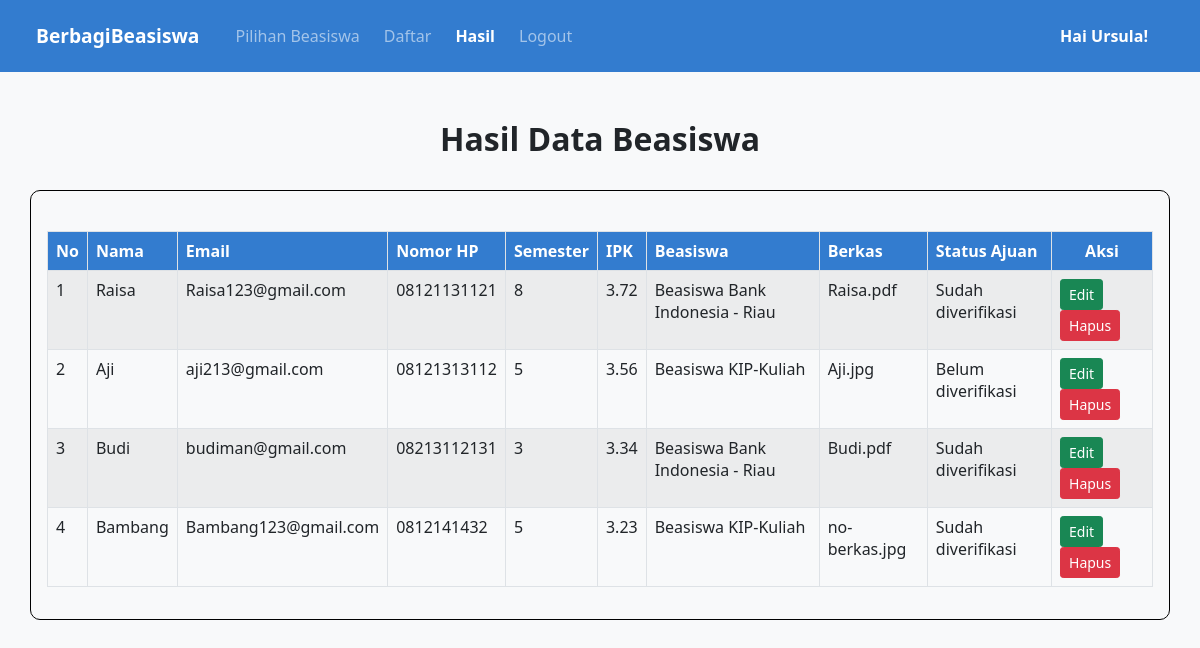
The app's page /index.php?p=hasil-beasiswa (signed in) with its own data.
### tables this page shows
CREATE TABLE `tbdaftar` (
  `id_pendaftar` int(11) NOT NULL,
  `nama` varchar(255) DEFAULT NULL,
  `email` varchar(255) DEFAULT NULL,
  `no_hp` varchar(15) DEFAULT NULL,
  `semester` int(1) DEFAULT NULL,
  `ipk` float DEFAULT NULL,
  `beasiswa` varchar(30) DEFAULT NULL,
  `berkas` varchar(255) DEFAULT NULL,
  `status_ajuan` varchar(30) DEFAULT NULL
);

### views/hasil-beasiswa.php (the view)
<?php
  include "./config/koneksi.php"
?>
<h2 class="text-center fw-bold p-4">Hasil Data Beasiswa</h2>
<div class="container p-3" style="border: 1px solid black; border-radius: 10px">
    <br />
    <table class="table table-bordered table-striped" >
        <thead class="text-white fw-bold" style="background-color: #337CCF !important;">
            <tr>
              <th>No</th>
              <th>Nama</th>
              <th>Email</th>
              <th>Nomor HP</th>
              <th>Semester</th>
              <th>IPK</th>
              <th>Beasiswa</th>
              <th>Berkas</th>
              <th>Status Ajuan</th>
              <th class="text-center">Aksi</th>
            </tr>
        </thead>
        <tbody>
          <?php
            $no = 1;
            $sql = "SELECT * FROM tbdaftar";
            $query = mysqli_query($db, $sql);
            while ($data = mysqli_fetch_array($query)){
                if (empty($data['berkas']) or ($data['berkas'] == '-')){
                    $berkas = "no-berkas.jpg";
                } else {
                    $berkas = $data['berkas'];
                }
          ?>
            <tr>
              <td><?php echo $no++; ?></td>
              <td><?php echo $data['nama']; ?></td>
              <td><?php echo $data['email']; ?></td>
              <td><?php echo $data['no_hp']; ?></td>
              <td><?php echo $data['semester']; ?></td>
              <td><?php echo $data['ipk']; ?></td>
              <td><?php echo $data['beasiswa']; ?></td>
              <td><?php echo $berkas ?></td>
              <td><?php echo $data['status_ajuan']; ?></td>
              <td>
                <a href="index.php?p=edit-beasiswa&id_pendaftar=<?php echo $data['id_pendaftar']; ?>" class="btn btn-success btn-sm text-white">Edit</a>
                <a href="controller/hapus-beasiswa-proses.php?id_pendaftar=<?php echo $data['id_pendaftar']; ?>" class="btn btn-danger btn-sm btn-delete" onclick="return confirm('Apakah anda yakin untuk menghapus data ini?')">Hapus</a>
              </td>
            </tr>
            <?php
            } ?>
        </tbody>
    </table>
</div>

### records on screen
tbdaftar: nama "Raisa", email "Raisa123@gmail.com", no_hp "08121131121", semester "8", ipk "3.72", beasiswa "Beasiswa Bank Indonesia - Riau", berkas "Raisa.pdf", status_ajuan "Sudah diverifikasi"
tbdaftar: nama "Aji", email "aji213@gmail.com", no_hp "08121313112", semester "5", ipk "3.56", beasiswa "Beasiswa KIP-Kuliah", berkas "Aji.jpg", status_ajuan "Belum diverifikasi"
tbdaftar: nama "Budi", email "budiman@gmail.com", no_hp "08213112131", semester "3", ipk "3.34", beasiswa "Beasiswa Bank Indonesia - Riau", berkas "Budi.pdf", status_ajuan "Sudah diverifikasi"
tbdaftar: nama "Bambang", email "Bambang123@gmail.com", no_hp "0812141432", semester "5", ipk "3.23", beasiswa "Beasiswa KIP-Kuliah", berkas "no-berkas.jpg", status_ajuan "Sudah diverifikasi"

### other values on screen
$nama "Ursula"
